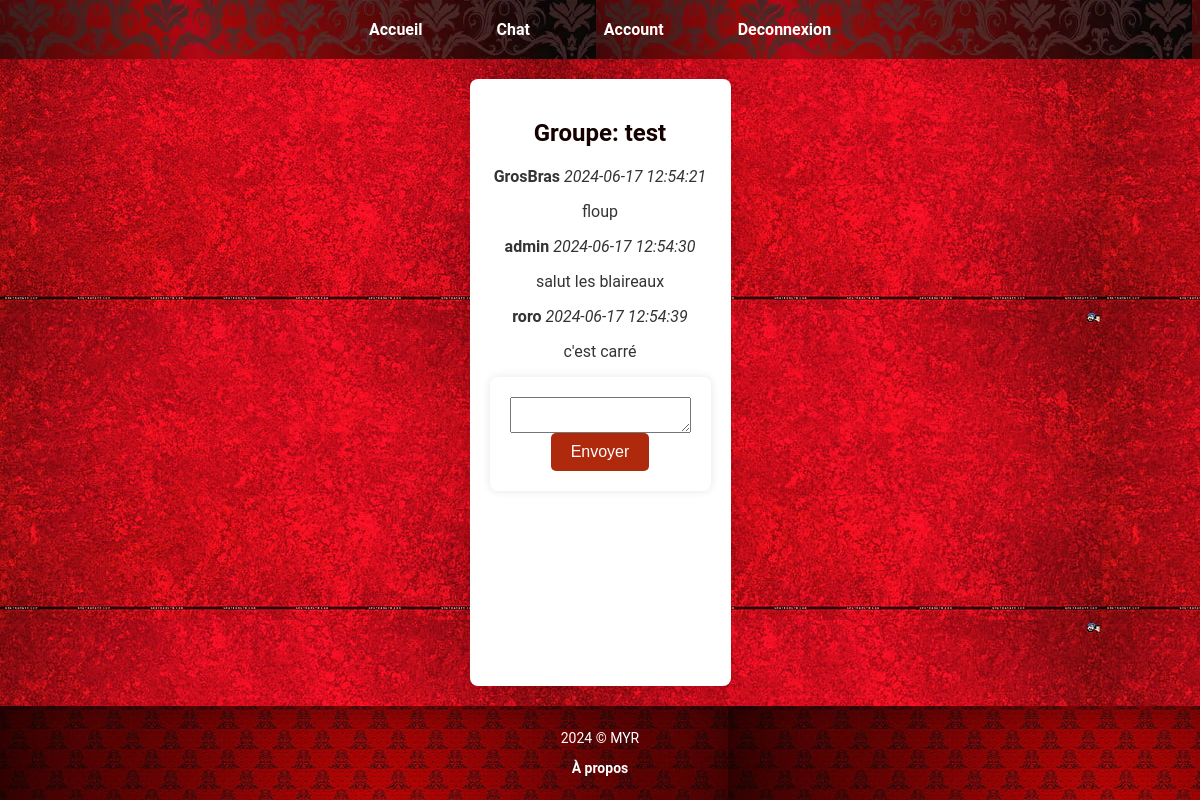
Page /group/2 (signed in) on the committed database.
### app.py (models this page shows)
class Group(db.Model):
    id = db.Column(db.Integer, primary_key=True)
    name = db.Column(db.String(120), unique=True, nullable=False)
    created_by = db.Column(db.Integer, db.ForeignKey('user.id'), nullable=False)
    messages = db.relationship('Message', backref='group', lazy=True)

class Message(db.Model):
    id = db.Column(db.Integer, primary_key=True)
    content = db.Column(db.Text, nullable=False)
    timestamp = db.Column(db.DateTime, default=datetime.utcnow)
    group_id = db.Column(db.Integer, db.ForeignKey('group.id'), nullable=False)
    user_id = db.Column(db.Integer, db.ForeignKey('user.id'), nullable=False)
    user = db.relationship('User', backref='messages')
    def __repr__(self):
        return f"Message('{self.user_id}', '{self.content}', '{self.timestamp}')"

class User(db.Model):
    id = db.Column(db.Integer, primary_key=True)
    username = db.Column(db.String(80), unique=True, nullable=False)
    prenom = db.Column(db.String(80), nullable=False)
    age = db.Column(db.Integer, nullable=False)
    nom = db.Column(db.String(80), nullable=False)
    password = db.Column(db.String(120), nullable=False)
    member_of_groups = db.relationship('Group', secondary='user_groups', backref='members')

### app.py (the view)
@app.route("/group/<int:group_id>", methods=['GET'])
def group(group_id):
    if 'username' in session:
        user = User.query.filter_by(username=session['username']).first()
        group = Group.query.get(group_id)
        if group and user in group.members:
            messages = Message.query.filter_by(group_id=group_id).order_by(Message.timestamp.asc()).all()
            print(messages)
            return render_template("group.html", username=user.username, group=group, messages=messages)
    return redirect(url_for('login'))

### templates/group.html (shortened to what this page needs)
<!DOCTYPE html>
<html>
<head>
    <link rel="stylesheet" href="{{ url_for('static', filename='css/style.css') }}">
</head>
<header>
    <nav>
        <ul>
            <li><a href="{{ url_for('home') }}">Accueil</a></li>
            <li><a href="{{ url_for('chat') }}">Chat</a></li>
            {% if username %}
                <li><a href="{{ url_for('account') }}">Account</a></li>
                <li><a href="{{ url_for('logout') }}">Deconnexion</a></li>
            {% else %}
                <li><a href="{{ url_for('login') }}">Connexion</a></li>
                <li><a href="{{ url_for('register') }}">S'inscrire</a></li>
            {% endif %}
        </ul>
    </nav>
</header>
<body>
    <section>
        {% if username %}
            <h1>Groupe: {{ group.name }}</h1>
            <div class="chat-box">
                {% for message in messages %}
                    <div class="message">
                        <p><strong>{{ message.user.username }}</strong> <em>{{ message.timestamp.strftime('%Y-%m-%d %H:%M:%S') }}</em></p>
                        <p>{{ message.content }}</p>
                    </div>
                {% endfor %}
            </div>
            <form action="{{ url_for('send_message', group_id=group.id) }}" method="post">
                <textarea name="message" required></textarea>
                <button type="submit">Envoyer</button>
            </form>
        {% else %}
            <p>Veuillez-vous connecter pour accéder au groupe</p>
        {% endif %}
    </section>
</body>
<footer>
    <p>2024 © MYR</p>
    <p><a href="{{ url_for('apropos') }}">À propos</a></p>
</footer>
</html>

### static/css/style.css (style rules this page uses)
body { font-family: 'Roboto', sans-serif; background: url("../images/body-pattern.jpg"); color: #333; margin: 0; padding: 0; display: flex; flex-direction: column; min-height: 100vh; }
header { background: url("../images/header-pattern.webp"), #AF290C; padding: 20px 0; }
nav ul { list-style: none; padding: 0; text-align: center; margin: 0; }
nav ul li { display: inline; margin: 0 15px; }
nav ul li a { text-decoration: none; color: white; font-weight: bold; padding: 10px 20px; border-radius: 5px; transition: background-color 0.3s; }
main, section { flex: 1; text-align: center; padding: 50px 20px; }
h1, h2 { color: #150000; margin-bottom: 20px; }
.presentation, section, .account-container { margin: 20px auto; max-width: 800px; padding: 20px; background-color: white; box-shadow: 0 0 10px rgba(0, 0, 0, 0.1); border-radius: 8px; }
form { display: flex; flex-direction: column; align-items: center; margin: 0 auto; max-width: 400px; padding: 20px; background-color: #fff; border-radius: 8px; box-shadow: 0 0 10px rgba(0, 0, 0, 0.1); }
input[type="submit"], button { background-color: #AF290C; color: white; padding: 10px 20px; border: none; border-radius: 5px; font-size: 16px; cursor: pointer; transition: background-color 0.3s; }
footer { background: url("../images/pattern-footer.jpg"), #FF927B; text-align: center; padding: 10px 0; color: white; font-size: 14px; }
footer a { color: white; text-decoration: none; font-weight: bold; }

### rows in the picture
Group: name "test"
Message: user.username "GrosBras", timestamp "2024-06-17 12:54:21", content "floup"
Message: user.username "admin", timestamp "2024-06-17 12:54:30", content "salut les blaireaux"
Message: user.username "roro", timestamp "2024-06-17 12:54:39", content "c'est carré"
